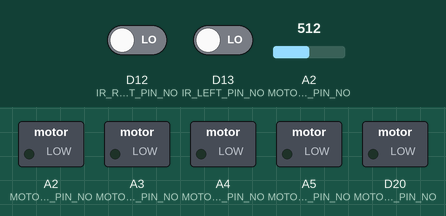
Recording of a sketch running on a simulated Arduino Zero (SAMD21). Parts: switched loads named in the sketch (green lamp = pin HIGH). The inputs (shaded band) are chosen by the test bench; at power-on: D12 (IR_RIGHT_PIN_NO) LOW, D13 (IR_LEFT_PIN_NO) LOW, A2 (MOTOR_LEFT_A_PIN_NO) = 512 (analog values on the 0–1023 scale).

Above: at 1.2 s.
1.3 s: D12 (IR_RIGHT_PIN_NO) driven HIGH
At 2.0 s:
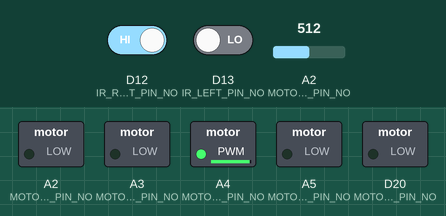
2.8 s: D12 (IR_RIGHT_PIN_NO) driven LOW
At 3.6 s:
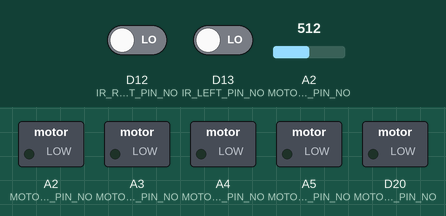
4.3 s: D13 (IR_LEFT_PIN_NO) driven HIGH
At 5.5 s:
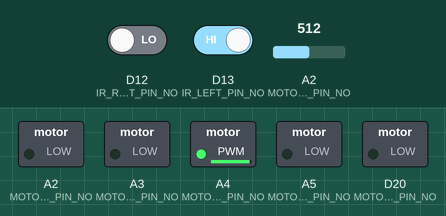
5.8 s: A2 (MOTOR_LEFT_A_PIN_NO) set to 900
At 7.0 s:
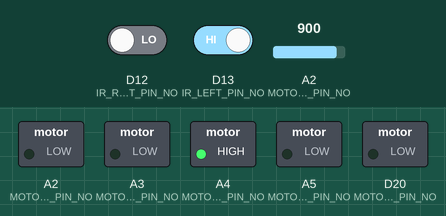
7.3 s: A2 (MOTOR_LEFT_A_PIN_NO) set to 750
8.8 s: A2 (MOTOR_LEFT_A_PIN_NO) set to 718
At 10.1 s:
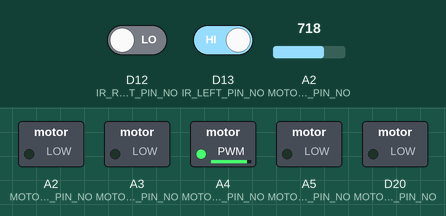
Timing chart, 0 to 14.1 s (numbered marks = the images above; inputs shaded):
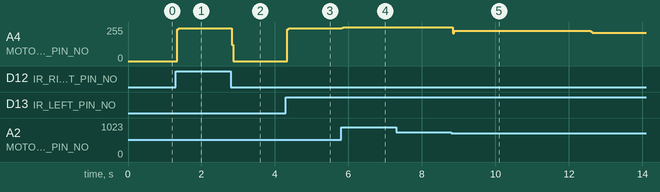

Measured:
- after the input at 1.3 s, A4 (MOTOR_STANDBY_PIN_NO): 0/255 → 245/255 at once
- after the input at 2.8 s, A4 (MOTOR_STANDBY_PIN_NO): 245/255 → 0/255 at once
- after the input at 4.3 s, A4 (MOTOR_STANDBY_PIN_NO): 0/255 → 245/255 at once
- after the input at 5.8 s, A4 (MOTOR_STANDBY_PIN_NO): 245/255 → 255/255 at once
- after the input at 7.3 s, every drawn part: stays the same
- after the input at 8.8 s, A4 (MOTOR_STANDBY_PIN_NO): 255/255 → 228/255 at once, → 213/255 3.8 s later

The sketch:

LINEFOLWER.ino
```cpp
#define MOTOR_LEFT_A_PIN_NO  16
#define MOTOR_LEFT_B_PIN_NO  17
#define MOTOR_STANDBY_PIN_NO 18
#define MOTOR_RIGHT_A_PIN_NO 19
#define MOTOR_RIGHT_B_PIN_NO 20

#define IR_LEFT_PIN_NO  13
#define IR_RIGHT_PIN_NO 12

#define IR_ON_PIN_NO 10

#define BATTERY_VOLTAGE_CHECK_PIN_NO A2
#define ANALOG_REFERENCE_VOLTAGE     3.3
#define ANALOG_READ_RESOLUTION       12
#define R7_OHM_POSITIVE              10000.0
#define R8_OHM_GROUND                5100.0
#define BATTERY_LOW_VOLTAGE_CUTOFF   7.0

#define ANALOG_WRITE_RESOLUTION 16
#define MOTOR_DRIVER_ENABLE     1
#define MOTOR_DRIVER_STANDBY    0\

int gati = 25;

const float voltageDividerRatio = (R7_OHM_POSITIVE + R8_OHM_GROUND) / R8_OHM_GROUND;
const float adcCountToVolt = ANALOG_REFERENCE_VOLTAGE / (pow(2, ANALOG_READ_RESOLUTION) - 1) * voltageDividerRatio;

////////////////////////////////////////////////////////////////////////////////////////////////////////////////////////////
void setup() {

    pinMode(MOTOR_LEFT_A_PIN_NO, OUTPUT);
    pinMode(MOTOR_LEFT_B_PIN_NO, OUTPUT);

    pinMode(MOTOR_STANDBY_PIN_NO, OUTPUT);

    pinMode(MOTOR_RIGHT_A_PIN_NO, OUTPUT);
    pinMode(MOTOR_RIGHT_B_PIN_NO, OUTPUT);

    pinMode(IR_LEFT_PIN_NO, INPUT);
    pinMode(IR_RIGHT_PIN_NO, INPUT);

    pinMode(IR_ON_PIN_NO, INPUT);

    pinMode(BATTERY_VOLTAGE_CHECK_PIN_NO, INPUT);

    analogReadResolution(ANALOG_READ_RESOLUTION);

    // analogWruteResolution(ANALOG_WRITE_RESOLUTION);
    analogWriteResolution(8);

    // blink_n_beep(3, 500);
    // BT.println("\r\n========== RESET ==========");

    // motionForward(1048576);
    // delay(1000);
    // motionStop();
    // delay(2000);

    // motionReverse(0);
    // delay(1000);
    // motionStop();
    // delay(2000);
}
////////////////////////////////////////////////////////////////////////////////////////////////////////////////////////////
// int i=0;
////////////////////////////////////////////////////////////////////////////////////////////////////////////////////////////
void loop() {
    // Bt.print("\r\n");
    // Bt.print(i);
    batteryVoltageCheck();

    // delay(100);
    // i++;
    if(digitalRead(IR_LEFT_PIN_NO) == 1 && digitalRead(IR_RIGHT_PIN_NO) == 1){
      motionForward(gati);
    }
    else if(digitalRead(IR_LEFT_PIN_NO)==1 && digitalRead(IR_RIGHT_PIN_NO) == 0){
      turnRight(gati);
    }
    else if(digitalRead(IR_LEFT_PIN_NO)==0 && digitalRead(IR_RIGHT_PIN_NO) == 1){
      turnLeft(gati);
    }
    else if(digitalRead(IR_LEFT_PIN_NO)==0 && digitalRead(IR_RIGHT_PIN_NO) == 0){
      motionStop();
    }
}
////////////////////////////////////////////////////////////////////////////////////////////////////////////////////////////
void turnRight(int speed){
    analogWrite( MOTOR_LEFT_A_PIN_NO,  speed);
    // pinMode(     MOTOR_LEFT_B_PIN_NO,  OUTPUT);
    digitalWrite(MOTOR_LEFT_B_PIN_NO,  LOW);

    // pinMode(     MOTOR_RIGHT_A_PIN_NO, OUTPUT);
    digitalWrite(MOTOR_RIGHT_A_PIN_NO, LOW);
    analogWrite( MOTOR_RIGHT_B_PIN_NO, LOW);

    digitalWrite(MOTOR_STANDBY_PIN_NO, MOTOR_DRIVER_ENABLE);
}

void turnLeft(int speed){
  analogWrite( MOTOR_LEFT_A_PIN_NO,  LOW);
    // pinMode(     MOTOR_LEFT_B_PIN_NO,  OUTPUT);
    digitalWrite(MOTOR_LEFT_B_PIN_NO,  LOW);

    // pinMode(     MOTOR_RIGHT_A_PIN_NO, OUTPUT);
    digitalWrite(MOTOR_RIGHT_A_PIN_NO, LOW);
    analogWrite( MOTOR_RIGHT_B_PIN_NO, speed);

    digitalWrite(MOTOR_STANDBY_PIN_NO, MOTOR_DRIVER_ENABLE);
}

void motionForward(int speed) {
    analogWrite( MOTOR_LEFT_A_PIN_NO,  speed);
    // pinMode(     MOTOR_LEFT_B_PIN_NO,  OUTPUT);
    digitalWrite(MOTOR_LEFT_B_PIN_NO,  LOW);

    // pinMode(     MOTOR_RIGHT_A_PIN_NO, OUTPUT);
    digitalWrite(MOTOR_RIGHT_A_PIN_NO, LOW);
    analogWrite( MOTOR_RIGHT_B_PIN_NO, speed);

    digitalWrite(MOTOR_STANDBY_PIN_NO, MOTOR_DRIVER_ENABLE);    //??
}
/////////////////////////////////////
void motionReverse(int speed) {
    // pinMode(     MOTOR_LEFT_A_PIN_NO, OUTPUT);
    digitalWrite(MOTOR_LEFT_A_PIN_NO, LOW);
    analogWrite( MOTOR_LEFT_B_PIN_NO, speed);

    analogWrite( MOTOR_RIGHT_A_PIN_NO, speed);
    // pinMode(     MOTOR_RIGHT_B_PIN_NO, OUTPUT);
    digitalWrite(MOTOR_RIGHT_B_PIN_NO, LOW);

    digitalWrite(MOTOR_STANDBY_PIN_NO, MOTOR_DRIVER_ENABLE);
}
/////////////////////////////////////
void motionStop(void) {
    // pinMode(     MOTOR_RIGHT_A_PIN_NO, OUTPUT);
    digitalWrite(MOTOR_RIGHT_A_PIN_NO, LOW);
    pinMode(     MOTOR_LEFT_B_PIN_NO, OUTPUT);
    digitalWrite(MOTOR_LEFT_B_PIN_NO, LOW);

    // pinMode(     MOTOR_LEFT_A_PIN_NO, OUTPUT);
    digitalWrite(MOTOR_LEFT_A_PIN_NO, LOW);
    pinMode(     MOTOR_LEFT_B_PIN_NO, OUTPUT);
    digitalWrite(MOTOR_LEFT_B_PIN_NO, LOW);

    digitalWrite(MOTOR_STANDBY_PIN_NO, MOTOR_DRIVER_STANDBY);
}
/////////////////////////////////////
float batteryVoltageCheck(void) {
    int adcCount = analogRead(BATTERY_VOLTAGE_CHECK_PIN_NO);
    float voltageOfBattery;

    voltageOfBattery = adcCount * adcCountToVolt;

    // BT.print("\r\n adcCount = ");
    // // BT.print(adcCount);
    // BT.print("\r\n voltageDividerRatio = ");
    // BT.print(voltageDividerRatio);
    // BT.print("\r\n adcCountToVolt = ");
    // BT.print(adcCountToVolt);

    // BT.print("\r\n Battery Voltage = ");
    // BT.print(voltageOfBattery);

    if(voltageOfBattery < BATTERY_LOW_VOLTAGE_CUTOFF) {
        digitalWrite(MOTOR_STANDBY_PIN_NO, MOTOR_DRIVER_STANDBY);
        digitalWrite(IR_ON_PIN_NO, LOW);

        // BT.print("\r\n adcCount = ");
        // // BT.print(adcCount);
        // BT.print("\r\n voltageDividerRatio = ");
        // BT.print(voltageDividerRatio);
        // BT.print("\r\n adcCountToVolt = ");
        // BT.print(adcCountToVolt);

        // BT.print("\r\n Battery Voltage = ");
        // BT.print(voltageOfBattery);

        // hang();
    }
    return voltageOfBattery;
}

// void blink(int n, int timePeriod) {
//     while(n > 0) {
//         digitalWrite(LED_BUILTIN,        HIGH);
//         digitalWrite(LED_SUCCESS_PIN_NO, HIGH);
//         delay(timePeriod/2);

//         digitalWrite(LED_BUILTIN,        LOW);
//         digitalWrite(LED_SUCCESS_PIN_NO, LOW);
//         delay(timePeriod/2);

//         n--;
//     }
// }

// void beep(int n, int timePeriod) {
//     while(n > 0) {
//         digitalWrite(BUZZER_PIN_NO, HIGH);
//         delay(timePeriod/2);

//         digitalWrite(BUZZER_PIN_NO, LOW);
//         delay(timePeriod/2);

//         n--;
//     }
// }

// void blink_n_beep(int n, int timePeriod) {
//     while(n > 0) {
//         digitalWrite(LED_BUILTIN,        HIGH);
//         digitalWrite(LED_SUCCESS_PIN_NO, HIGH);
//         digitalWrite(BUZZER_PIN_NO,      HIGH);
//         delay(timePeriod/2);

//         digitalWrite(LED_BUILTIN,        LOW);
//         digitalWrite(LED_SUCCESS_PIN_NO, LOW);
//         digitalWrite(BUZZER_PIN_NO,      LOW);
//         delay(timePeriod/2);

//         n--;
//     }
// }

// void hang(void) {
//     int t = 0;
//     BT.println("\r\n############ HANG ############");

//     digitalWrite(BUZZER_PIN_NO, HIGH);
//     delay(2000);
//     digitalWrite(BUZZER_PIN_NO, LOW);

//     while(1) {
//         digitalWrite(LED_BUILTIN,        HIGH);
//         digitalWrite(LED_SUCCESS_PIN_NO, LOW);
//         delay(200);

//         digitalWrite(LED_BUILTIN,        LOW);
//         digitalWrite(LED_SUCCESS_PIN_NO, HIGH);
//         delay(200);

//         if(t%100)
//             BT.print("H");
//         t++;
//     }
// }
```
